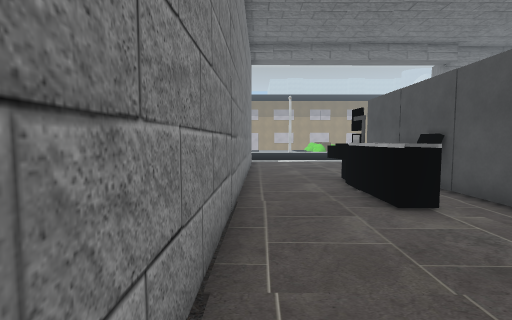
View 1 (above)

24 first-person views from a walk through a Unity game level. The camera is 1.4 m above the floor, tilts 4° down and sees 85° across. The floor is counted in squares, 1 m on a side. Each view is taken from the middle of a square. On the plan, view 1 faces up. The plan holds only what a view shows up to about 14 squares ahead; the rest is blank. The place goes on beyond the plan. The player character is not drawn. Some surface patterns are stand-ins.

View 2
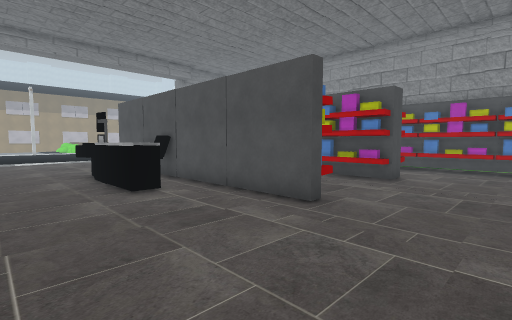

View 3
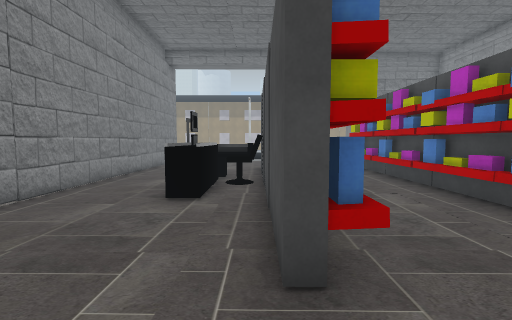

View 4
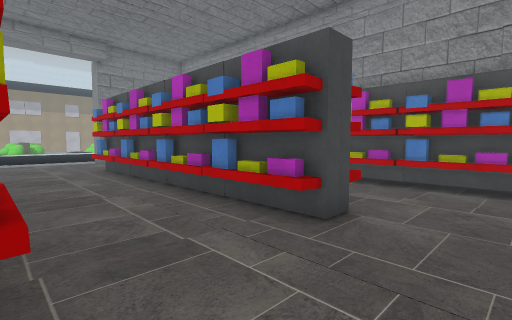

View 5
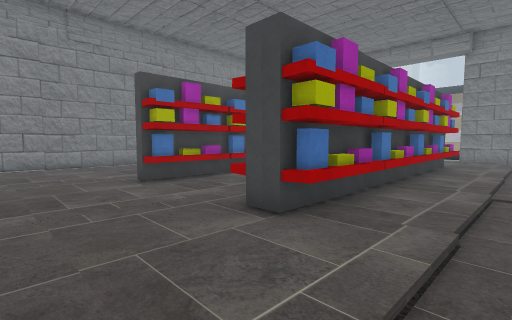

View 6
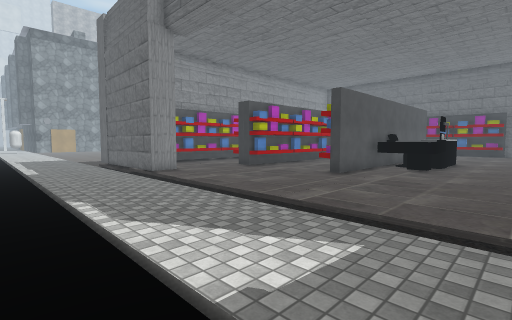

View 7
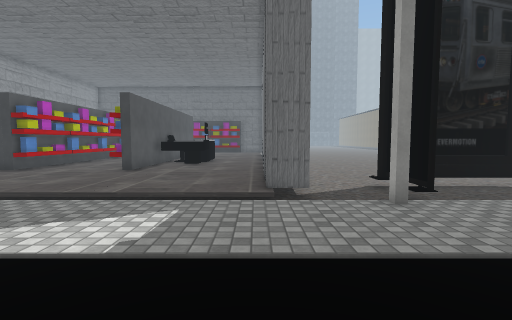

View 8
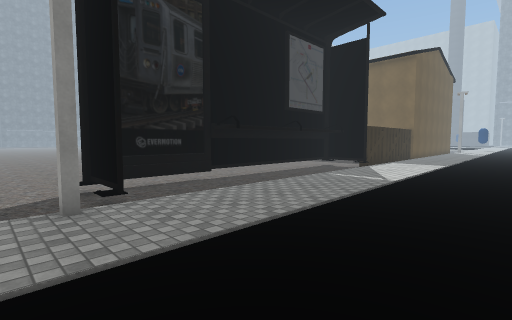

View 9
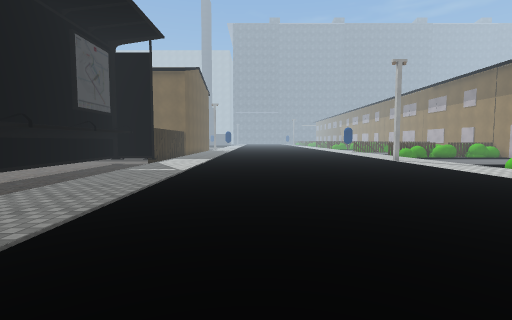

View 10
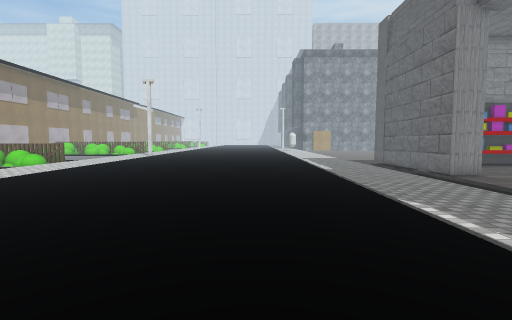

View 11
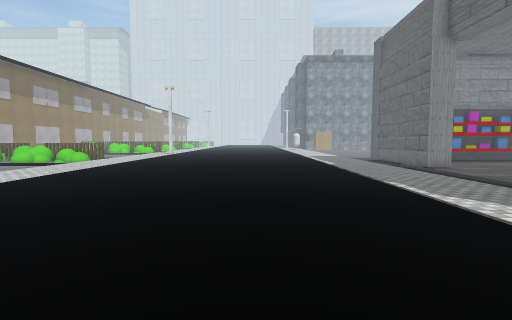

View 12
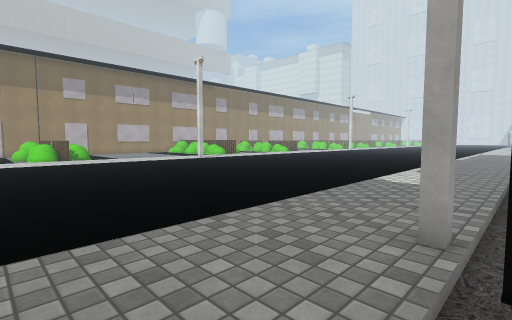

View 13
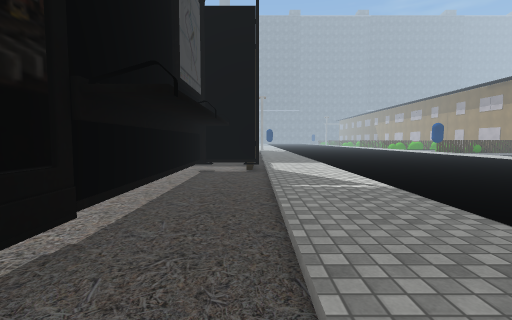

View 14
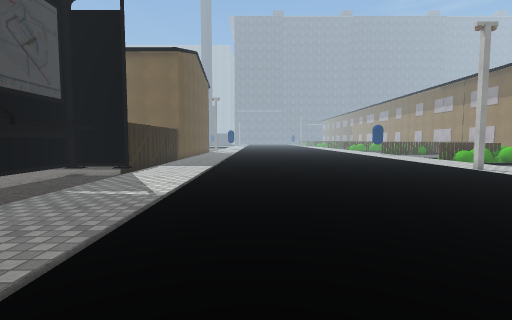

View 15
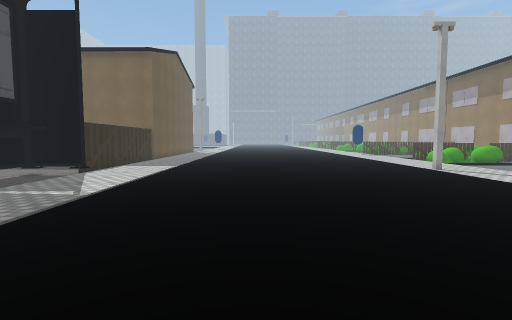

View 16
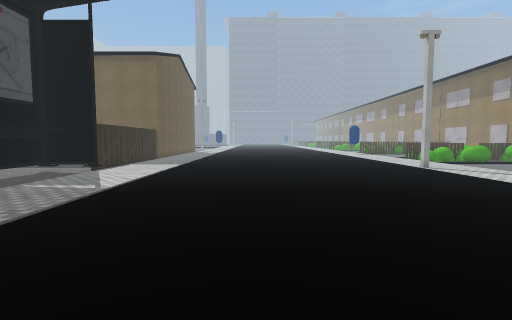

View 17
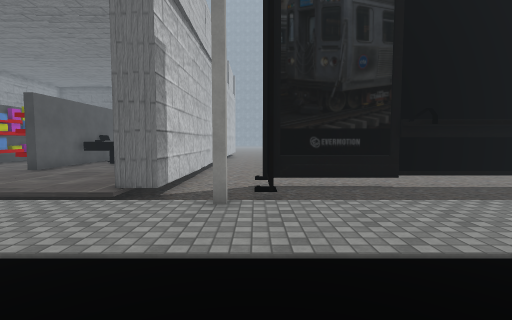

View 18
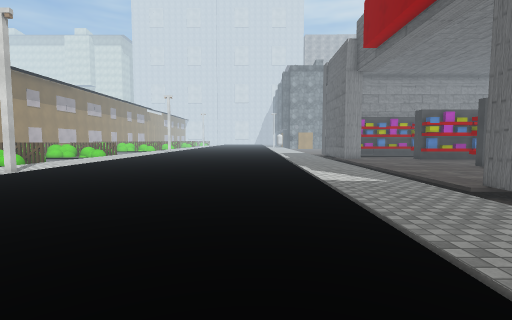

View 19
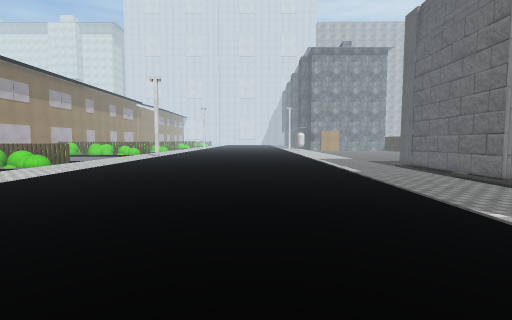

View 20
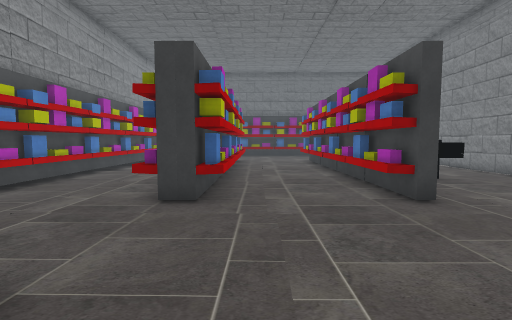

View 21
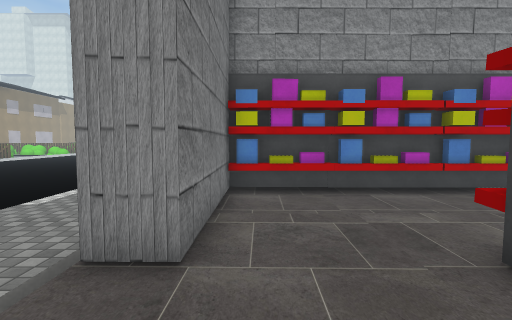

View 22
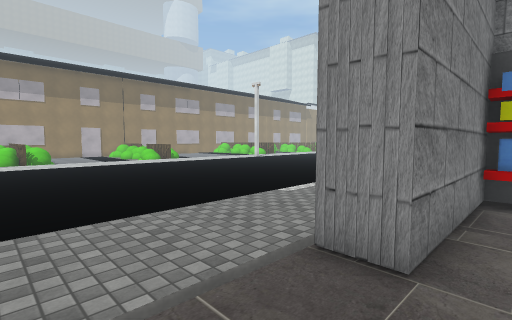

View 23
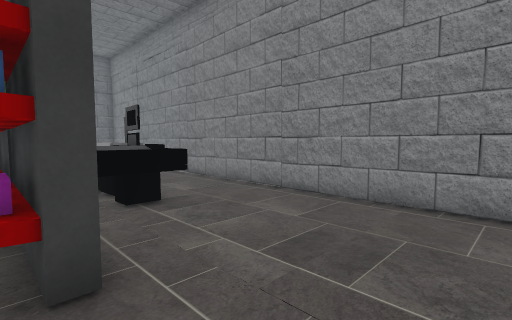

View 24
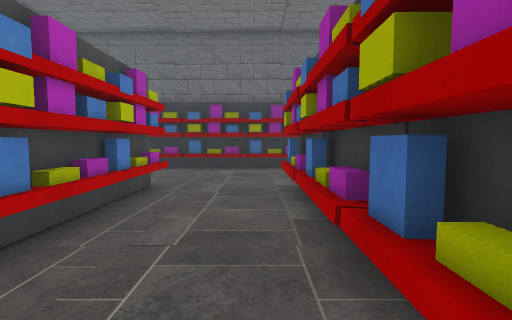

### Floor plan
Key: @ floor where view 1 was taken; # wall or solid block; . main floor; - floor 0.25 m lower than the main floor; / step, stairs or slope; = window, fence, low wall or low ledge; T thing the floor can be seen under or through; O other object.
Columns run from 19 left of view 1 to 16 right of it. Each row starts with its distance up from view 1.
 37 ....  ..                     ... ...
 36 ..... ...                   ........
 35 .#........   ..        #.. .........
 34 ...........  ...      ..............
 33 .................    ...............
 32 .................. .................
 31 ....................................
 30 ....................................
 29 ....................................
 28 ....................................
 27 ....................................
 26 ....................................
 25 ....................................
 24 ....................................
 23 ....................................
 22 ....................................
 21 ....................................
 20 ....................................
 19 ................#...................
 18 O#-------------T--////////////######
 17 -#-------------T--##..........######
 16 -# T     T ----T--##..............=#
 15 -TTTTTTTTTTTTTTT--##..............=#
 14 ------------------##.............. #
 13 --- --------------##....##...###.. #
 12              -----##....##...##=..##
 11              ---- ##..OO##...###..##
 10               ---  #..OOO#...##=..##
  9               ---  #..OO##...##=..##
  8                -- ##..OOO#...###..##
  7                -- ##..OO##...##=..##
  6                   ##..OO##...##=.-=#
  5                   ##....##...###.-=#
  4                   # ....##...##=.- #
  3                   #.....##...##=.-=#
  2                   #.....##...###.-=#
  1                   #..............-=#
  0                   #@.............-=#
 -1                   #..............-=#
 -2                    .  .......... -
 -3                         ==#==#==

Where each view was taken, in squares from view 1:
view 1: 0 up, 0 right, facing up
view 2: 2 down, 0 right, facing up-right
view 3: 1 down, 5 right, facing up
view 4: 1 down, 6 right, facing up-right
view 5: 2 down, 14 right, facing up-left
view 6: 23 up, 0 right, facing down-right
view 7: 25 up, 0 right, facing down
view 8: 25 up, 2 left, facing down-left
view 9: 25 up, 1 right, facing left
view 10: 25 up, 1 right, facing right
view 11: 26 up, 2 left, facing right
view 12: 18 up, 7 left, facing up-right
view 13: 18 up, 5 left, facing left
view 14: 24 up, 5 left, facing left
view 15: 26 up, 5 left, facing left
view 16: 26 up, 4 left, facing left
view 17: 25 up, 4 left, facing down
view 18: 24 up, 8 left, facing right
view 19: 26 up, 2 right, facing right
view 20: 19 up, 9 right, facing down
view 21: 16 up, 8 right, facing right
view 22: 16 up, 8 right, facing up-right
view 23: 16 up, 6 right, facing down-left
view 24: 10 up, 7 right, facing down
